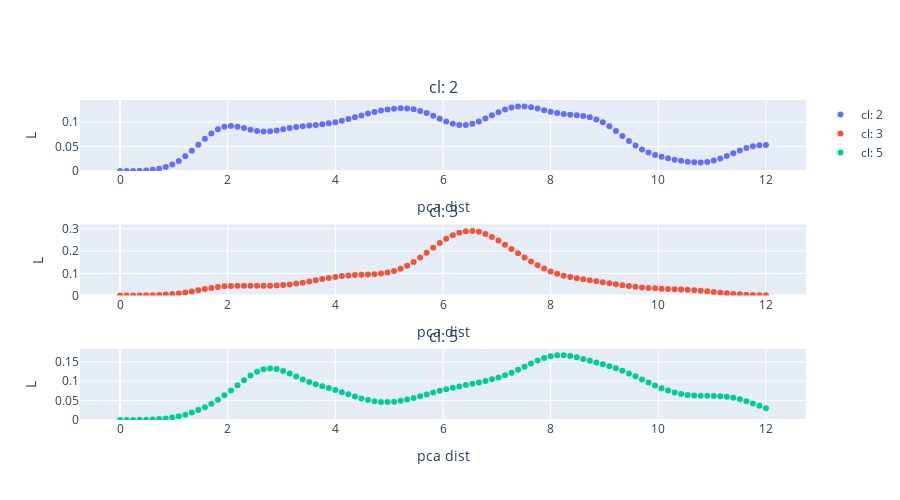
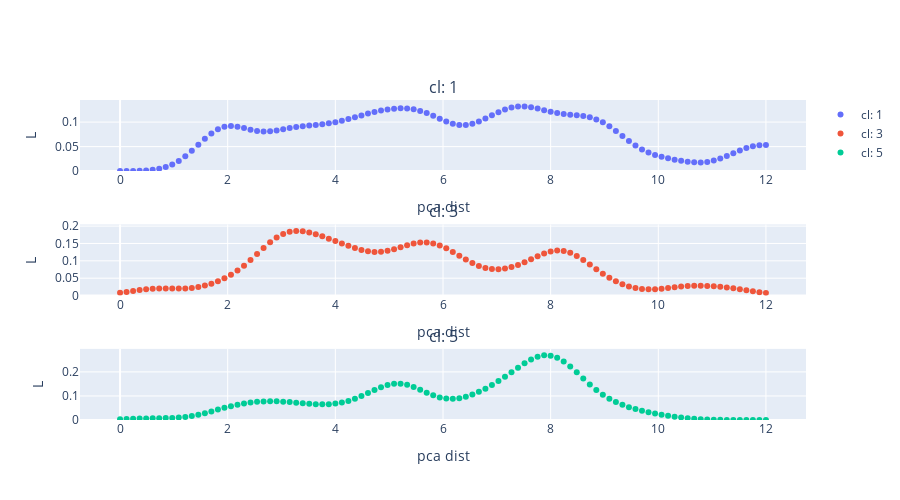
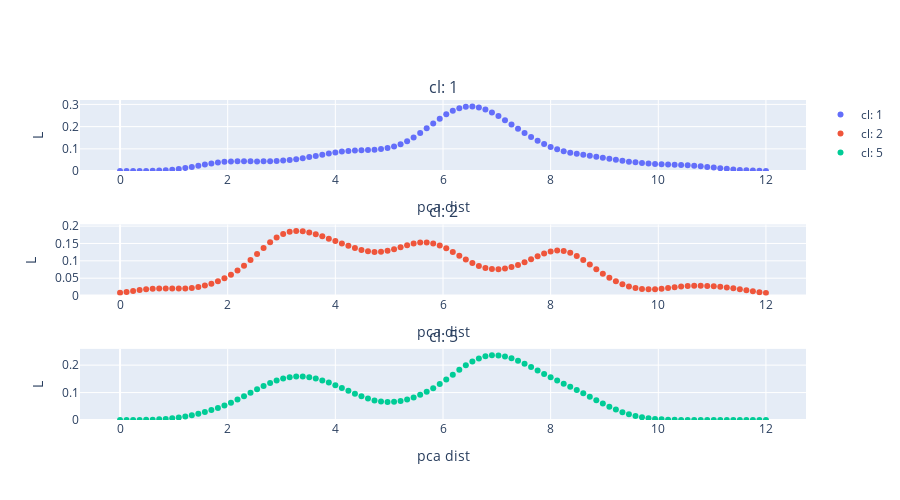
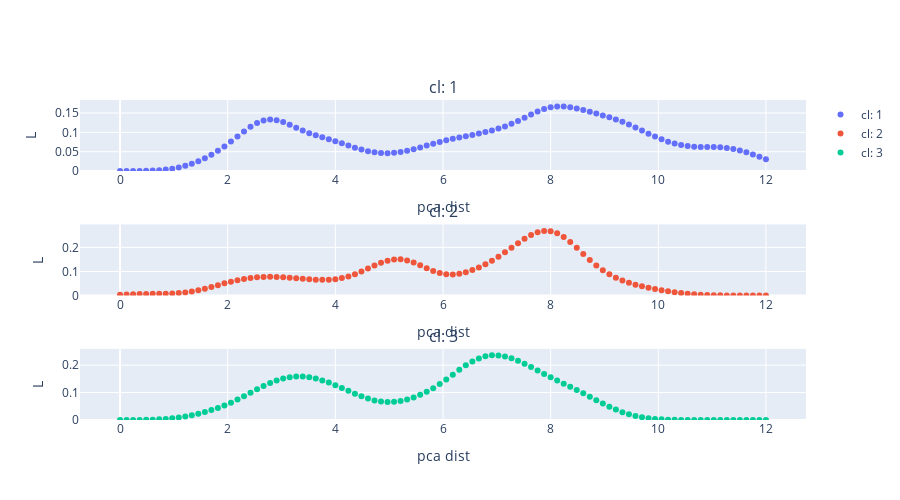

The code cell stored with these charts, in order, in its notebook:
### Markdown cell above
#### iv. plot

We gathered the distances between target clusters across windows. Below we plot, for each target cluster, the distribution of distance to every other target cluster.

### Code cell
range_dists= np.linspace(0,12,100)
range_dists= range_dists.reshape(-1,1)


dist_gens= {}

for gp in sorted(dists_dict.keys()):
    gp_sub_gens= plot_distances(dists_dict,gp,range_dists,height= 500,width= 900)
    dist_gens[gp]= gp_sub_gens
